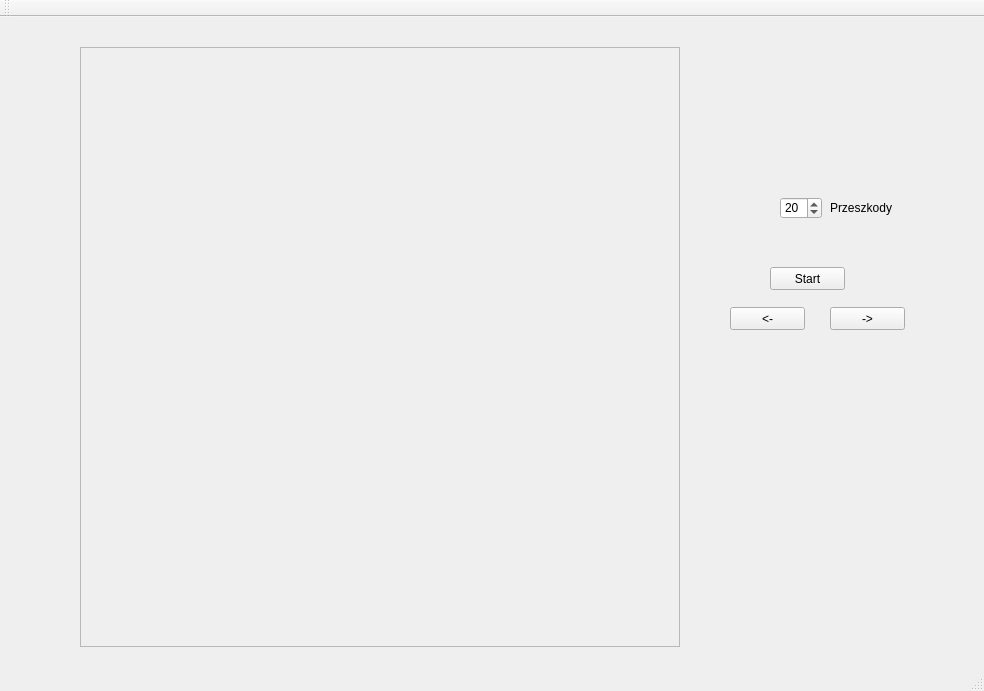
<?xml version="1.0" encoding="UTF-8"?>
<ui version="4.0">
 <class>MainWindow</class>
 <widget class="QMainWindow" name="MainWindow">
  <property name="geometry">
   <rect>
    <x>0</x>
    <y>0</y>
    <width>984</width>
    <height>691</height>
   </rect>
  </property>
  <property name="windowTitle">
   <string>MainWindow</string>
  </property>
  <widget class="QWidget" name="centralWidget">
   <widget class="QFrame" name="frame">
    <property name="geometry">
     <rect>
      <x>80</x>
      <y>30</y>
      <width>600</width>
      <height>600</height>
     </rect>
    </property>
    <property name="frameShape">
     <enum>QFrame::StyledPanel</enum>
    </property>
    <property name="frameShadow">
     <enum>QFrame::Raised</enum>
    </property>
   </widget>
   <widget class="QPushButton" name="pushButton">
    <property name="geometry">
     <rect>
      <x>770</x>
      <y>250</y>
      <width>75</width>
      <height>23</height>
     </rect>
    </property>
    <property name="text">
     <string>Start</string>
    </property>
   </widget>
   <widget class="QPushButton" name="PozycjaWPrawo">
    <property name="geometry">
     <rect>
      <x>830</x>
      <y>290</y>
      <width>75</width>
      <height>23</height>
     </rect>
    </property>
    <property name="text">
     <string>-&gt;</string>
    </property>
   </widget>
   <widget class="QPushButton" name="PozycjaWLewo">
    <property name="geometry">
     <rect>
      <x>730</x>
      <y>290</y>
      <width>75</width>
      <height>23</height>
     </rect>
    </property>
    <property name="text">
     <string>&lt;-</string>
    </property>
   </widget>
   <widget class="QSpinBox" name="spinBox">
    <property name="geometry">
     <rect>
      <x>780</x>
      <y>180</y>
      <width>42</width>
      <height>22</height>
     </rect>
    </property>
    <property name="minimum">
     <number>5</number>
    </property>
    <property name="maximum">
     <number>98</number>
    </property>
    <property name="value">
     <number>20</number>
    </property>
   </widget>
   <widget class="QLabel" name="label">
    <property name="geometry">
     <rect>
      <x>830</x>
      <y>180</y>
      <width>71</width>
      <height>21</height>
     </rect>
    </property>
    <property name="text">
     <string>Przeszkody</string>
    </property>
   </widget>
  </widget>
  <widget class="QMenuBar" name="menuBar">
   <property name="geometry">
    <rect>
     <x>0</x>
     <y>0</y>
     <width>984</width>
     <height>21</height>
    </rect>
   </property>
  </widget>
  <widget class="QToolBar" name="mainToolBar">
   <attribute name="toolBarArea">
    <enum>TopToolBarArea</enum>
   </attribute>
   <attribute name="toolBarBreak">
    <bool>false</bool>
   </attribute>
  </widget>
  <widget class="QStatusBar" name="statusBar"/>
 </widget>
 <layoutdefault spacing="6" margin="11"/>
 <resources/>
 <connections/>
</ui>
